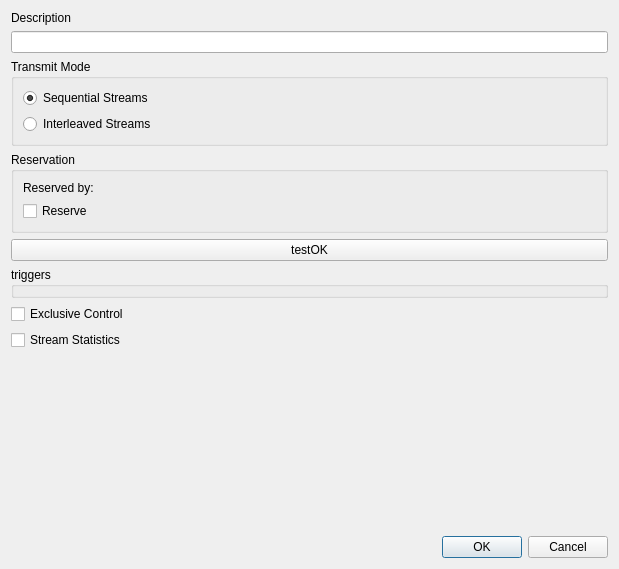
<?xml version="1.0" encoding="UTF-8"?>
<ui version="4.0">
 <class>PortConfigDialog</class>
 <widget class="QDialog" name="PortConfigDialog">
  <property name="geometry">
   <rect>
    <x>0</x>
    <y>0</y>
    <width>619</width>
    <height>569</height>
   </rect>
  </property>
  <property name="windowTitle">
   <string>Port Config</string>
  </property>
  <layout class="QVBoxLayout">
   <item>
    <widget class="QLabel" name="label">
     <property name="text">
      <string>Description</string>
     </property>
     <property name="buddy">
      <cstring>description</cstring>
     </property>
    </widget>
   </item>
   <item>
    <widget class="QLineEdit" name="description"/>
   </item>
   <item>
    <widget class="QGroupBox" name="transmitModeBox">
     <property name="title">
      <string>Transmit Mode</string>
     </property>
     <layout class="QVBoxLayout">
      <item>
       <widget class="QRadioButton" name="sequentialStreamsButton">
        <property name="text">
         <string>Sequential Streams</string>
        </property>
        <property name="checked">
         <bool>true</bool>
        </property>
       </widget>
      </item>
      <item>
       <widget class="QRadioButton" name="interleavedStreamsButton">
        <property name="text">
         <string>Interleaved Streams</string>
        </property>
       </widget>
      </item>
     </layout>
    </widget>
   </item>
   <item>
    <widget class="QGroupBox" name="groupBox">
     <property name="title">
      <string>Reservation</string>
     </property>
     <layout class="QVBoxLayout">
      <item>
       <widget class="QLabel" name="reservedBy">
        <property name="text">
         <string>Reserved by: </string>
        </property>
       </widget>
      </item>
      <item>
       <widget class="QCheckBox" name="reserveButton">
        <property name="text">
         <string>Reserve</string>
        </property>
       </widget>
      </item>
     </layout>
    </widget>
   </item>
   <item>
    <widget class="QPushButton" name="testOK">
     <property name="text">
      <string>testOK</string>
     </property>
    </widget>
   </item>
   <item>
    <widget class="QGroupBox" name="triggersGroup">
     <property name="title">
      <string>triggers</string>
     </property>
    </widget>
   </item>
   <item>
    <widget class="QCheckBox" name="exclusiveControlButton">
     <property name="text">
      <string>Exclusive Control</string>
     </property>
    </widget>
   </item>
   <item>
    <widget class="QCheckBox" name="streamStatsButton">
     <property name="text">
      <string>Stream Statistics</string>
     </property>
    </widget>
   </item>
   <item>
    <spacer>
     <property name="orientation">
      <enum>Qt::Vertical</enum>
     </property>
     <property name="sizeType">
      <enum>QSizePolicy::MinimumExpanding</enum>
     </property>
     <property name="sizeHint" stdset="0">
      <size>
       <width>226</width>
       <height>71</height>
      </size>
     </property>
    </spacer>
   </item>
   <item>
    <widget class="QDialogButtonBox" name="buttonBox">
     <property name="orientation">
      <enum>Qt::Horizontal</enum>
     </property>
     <property name="standardButtons">
      <set>QDialogButtonBox::Cancel|QDialogButtonBox::Ok</set>
     </property>
    </widget>
   </item>
  </layout>
 </widget>
 <tabstops>
  <tabstop>description</tabstop>
  <tabstop>sequentialStreamsButton</tabstop>
  <tabstop>interleavedStreamsButton</tabstop>
  <tabstop>reserveButton</tabstop>
  <tabstop>exclusiveControlButton</tabstop>
  <tabstop>streamStatsButton</tabstop>
 </tabstops>
 <resources/>
 <connections>
  <connection>
   <sender>buttonBox</sender>
   <signal>accepted()</signal>
   <receiver>PortConfigDialog</receiver>
   <slot>accept()</slot>
   <hints>
    <hint type="sourcelabel">
     <x>243</x>
     <y>559</y>
    </hint>
    <hint type="destinationlabel">
     <x>157</x>
     <y>214</y>
    </hint>
   </hints>
  </connection>
  <connection>
   <sender>buttonBox</sender>
   <signal>rejected()</signal>
   <receiver>PortConfigDialog</receiver>
   <slot>reject()</slot>
   <hints>
    <hint type="sourcelabel">
     <x>243</x>
     <y>559</y>
    </hint>
    <hint type="destinationlabel">
     <x>243</x>
     <y>214</y>
    </hint>
   </hints>
  </connection>
 </connections>
</ui>
